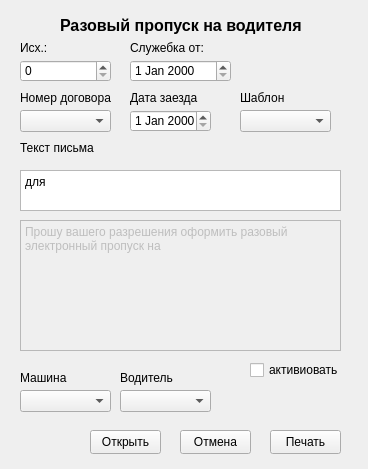
<?xml version="1.0" encoding="UTF-8"?>
<ui version="4.0">
 <class>Form</class>
 <widget class="QWidget" name="Form">
  <property name="geometry">
   <rect>
    <x>0</x>
    <y>0</y>
    <width>368</width>
    <height>469</height>
   </rect>
  </property>
  <property name="windowTitle">
   <string>Form</string>
  </property>
  <widget class="QLabel" name="label_6">
   <property name="geometry">
    <rect>
     <x>60</x>
     <y>10</y>
     <width>251</width>
     <height>31</height>
    </rect>
   </property>
   <property name="font">
    <font>
     <pointsize>12</pointsize>
     <bold>true</bold>
    </font>
   </property>
   <property name="text">
    <string>Разовый пропуск на водителя</string>
   </property>
  </widget>
  <widget class="QPushButton" name="b_ok">
   <property name="geometry">
    <rect>
     <x>270</x>
     <y>430</y>
     <width>71</width>
     <height>24</height>
    </rect>
   </property>
   <property name="text">
    <string>Печать</string>
   </property>
  </widget>
  <widget class="QPushButton" name="b_cancel">
   <property name="geometry">
    <rect>
     <x>180</x>
     <y>430</y>
     <width>71</width>
     <height>24</height>
    </rect>
   </property>
   <property name="text">
    <string>Отмена</string>
   </property>
  </widget>
  <widget class="QDateEdit" name="d_note">
   <property name="geometry">
    <rect>
     <x>130</x>
     <y>60</y>
     <width>101</width>
     <height>22</height>
    </rect>
   </property>
  </widget>
  <widget class="QLabel" name="label_7">
   <property name="geometry">
    <rect>
     <x>130</x>
     <y>40</y>
     <width>101</width>
     <height>16</height>
    </rect>
   </property>
   <property name="text">
    <string>Служебка от:</string>
   </property>
  </widget>
  <widget class="QSpinBox" name="number">
   <property name="geometry">
    <rect>
     <x>20</x>
     <y>60</y>
     <width>91</width>
     <height>22</height>
    </rect>
   </property>
  </widget>
  <widget class="QLabel" name="label_8">
   <property name="geometry">
    <rect>
     <x>20</x>
     <y>40</y>
     <width>49</width>
     <height>16</height>
    </rect>
   </property>
   <property name="text">
    <string>Исх.:</string>
   </property>
  </widget>
  <widget class="QPushButton" name="b_open">
   <property name="geometry">
    <rect>
     <x>90</x>
     <y>430</y>
     <width>71</width>
     <height>24</height>
    </rect>
   </property>
   <property name="text">
    <string>Открыть</string>
   </property>
  </widget>
  <widget class="QTextEdit" name="input_text">
   <property name="geometry">
    <rect>
     <x>20</x>
     <y>170</y>
     <width>321</width>
     <height>41</height>
    </rect>
   </property>
   <property name="html">
    <string>&lt;!DOCTYPE HTML PUBLIC &quot;-//W3C//DTD HTML 4.0//EN&quot; &quot;http://www.w3.org/TR/REC-html40/strict.dtd&quot;&gt;
&lt;html&gt;&lt;head&gt;&lt;meta name=&quot;qrichtext&quot; content=&quot;1&quot; /&gt;&lt;meta charset=&quot;utf-8&quot; /&gt;&lt;style type=&quot;text/css&quot;&gt;
p, li { white-space: pre-wrap; }
&lt;/style&gt;&lt;/head&gt;&lt;body style=&quot; font-family:'Segoe UI'; font-size:9pt; font-weight:400; font-style:normal;&quot;&gt;
&lt;p style=&quot; margin-top:0px; margin-bottom:0px; margin-left:0px; margin-right:0px; -qt-block-indent:0; text-indent:0px;&quot;&gt;для &lt;/p&gt;&lt;/body&gt;&lt;/html&gt;</string>
   </property>
  </widget>
  <widget class="QLabel" name="label">
   <property name="geometry">
    <rect>
     <x>20</x>
     <y>140</y>
     <width>91</width>
     <height>16</height>
    </rect>
   </property>
   <property name="text">
    <string>Текст письма</string>
   </property>
  </widget>
  <widget class="QComboBox" name="cb_pattern">
   <property name="geometry">
    <rect>
     <x>240</x>
     <y>110</y>
     <width>91</width>
     <height>22</height>
    </rect>
   </property>
  </widget>
  <widget class="QLabel" name="label_10">
   <property name="geometry">
    <rect>
     <x>240</x>
     <y>90</y>
     <width>49</width>
     <height>16</height>
    </rect>
   </property>
   <property name="text">
    <string>Шаблон</string>
   </property>
  </widget>
  <widget class="QComboBox" name="cb_contracts">
   <property name="geometry">
    <rect>
     <x>20</x>
     <y>110</y>
     <width>91</width>
     <height>22</height>
    </rect>
   </property>
  </widget>
  <widget class="QDateEdit" name="d_arrive">
   <property name="geometry">
    <rect>
     <x>130</x>
     <y>110</y>
     <width>81</width>
     <height>22</height>
    </rect>
   </property>
  </widget>
  <widget class="QLabel" name="label_11">
   <property name="geometry">
    <rect>
     <x>20</x>
     <y>90</y>
     <width>101</width>
     <height>16</height>
    </rect>
   </property>
   <property name="text">
    <string>Номер договора</string>
   </property>
  </widget>
  <widget class="QLabel" name="label_12">
   <property name="geometry">
    <rect>
     <x>130</x>
     <y>90</y>
     <width>91</width>
     <height>16</height>
    </rect>
   </property>
   <property name="text">
    <string>Дата заезда</string>
   </property>
  </widget>
  <widget class="QTextEdit" name="note">
   <property name="enabled">
    <bool>false</bool>
   </property>
   <property name="geometry">
    <rect>
     <x>20</x>
     <y>220</y>
     <width>321</width>
     <height>131</height>
    </rect>
   </property>
   <property name="html">
    <string>&lt;!DOCTYPE HTML PUBLIC &quot;-//W3C//DTD HTML 4.0//EN&quot; &quot;http://www.w3.org/TR/REC-html40/strict.dtd&quot;&gt;
&lt;html&gt;&lt;head&gt;&lt;meta name=&quot;qrichtext&quot; content=&quot;1&quot; /&gt;&lt;meta charset=&quot;utf-8&quot; /&gt;&lt;style type=&quot;text/css&quot;&gt;
p, li { white-space: pre-wrap; }
&lt;/style&gt;&lt;/head&gt;&lt;body style=&quot; font-family:'Segoe UI'; font-size:9pt; font-weight:400; font-style:normal;&quot;&gt;
&lt;p style=&quot; margin-top:0px; margin-bottom:0px; margin-left:0px; margin-right:0px; -qt-block-indent:0; text-indent:0px;&quot;&gt;Прошу вашего разрешения оформить разовый электронный пропуск на &lt;/p&gt;&lt;/body&gt;&lt;/html&gt;</string>
   </property>
  </widget>
  <widget class="QComboBox" name="cb_auto">
   <property name="geometry">
    <rect>
     <x>20</x>
     <y>390</y>
     <width>91</width>
     <height>22</height>
    </rect>
   </property>
  </widget>
  <widget class="QComboBox" name="cb_drivers">
   <property name="geometry">
    <rect>
     <x>120</x>
     <y>390</y>
     <width>91</width>
     <height>22</height>
    </rect>
   </property>
  </widget>
  <widget class="QLabel" name="label_2">
   <property name="geometry">
    <rect>
     <x>20</x>
     <y>370</y>
     <width>49</width>
     <height>16</height>
    </rect>
   </property>
   <property name="text">
    <string>Машина</string>
   </property>
  </widget>
  <widget class="QLabel" name="label_3">
   <property name="geometry">
    <rect>
     <x>120</x>
     <y>370</y>
     <width>61</width>
     <height>16</height>
    </rect>
   </property>
   <property name="text">
    <string>Водитель</string>
   </property>
  </widget>
  <widget class="QCheckBox" name="cb_activ">
   <property name="geometry">
    <rect>
     <x>250</x>
     <y>360</y>
     <width>91</width>
     <height>20</height>
    </rect>
   </property>
   <property name="text">
    <string>активиовать</string>
   </property>
  </widget>
 </widget>
 <resources/>
 <connections/>
</ui>
